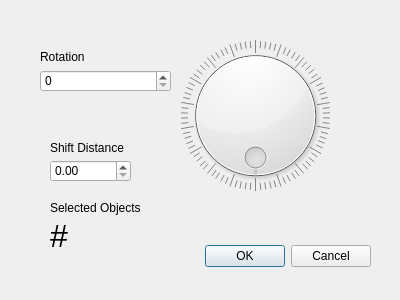
<?xml version="1.0" encoding="UTF-8"?>
<ui version="4.0">
 <class>AdjustDuplicatePointsDialogBase</class>
 <widget class="QDialog" name="AdjustDuplicatePointsDialogBase">
  <property name="geometry">
   <rect>
    <x>0</x>
    <y>0</y>
    <width>400</width>
    <height>300</height>
   </rect>
  </property>
  <property name="windowTitle">
   <string>Adjust Duplicate Points</string>
  </property>
  <widget class="QDialogButtonBox" name="button_box">
   <property name="geometry">
    <rect>
     <x>30</x>
     <y>240</y>
     <width>341</width>
     <height>32</height>
    </rect>
   </property>
   <property name="orientation">
    <enum>Qt::Horizontal</enum>
   </property>
   <property name="standardButtons">
    <set>QDialogButtonBox::Cancel|QDialogButtonBox::Ok</set>
   </property>
  </widget>
  <widget class="QDial" name="dial">
   <property name="geometry">
    <rect>
     <x>170</x>
     <y>40</y>
     <width>171</width>
     <height>151</height>
    </rect>
   </property>
   <property name="cursor">
    <cursorShape>ClosedHandCursor</cursorShape>
   </property>
   <property name="maximum">
    <number>360</number>
   </property>
   <property name="value">
    <number>0</number>
   </property>
   <property name="sliderPosition">
    <number>0</number>
   </property>
   <property name="orientation">
    <enum>Qt::Vertical</enum>
   </property>
   <property name="invertedAppearance">
    <bool>true</bool>
   </property>
   <property name="invertedControls">
    <bool>false</bool>
   </property>
   <property name="wrapping">
    <bool>true</bool>
   </property>
   <property name="notchesVisible">
    <bool>true</bool>
   </property>
  </widget>
  <widget class="QSpinBox" name="spinBox">
   <property name="geometry">
    <rect>
     <x>40</x>
     <y>70</y>
     <width>131</width>
     <height>22</height>
    </rect>
   </property>
   <property name="maximum">
    <number>360</number>
   </property>
  </widget>
  <widget class="QLabel" name="label">
   <property name="geometry">
    <rect>
     <x>40</x>
     <y>50</y>
     <width>47</width>
     <height>13</height>
    </rect>
   </property>
   <property name="text">
    <string>Rotation</string>
   </property>
  </widget>
  <widget class="QLabel" name="label_2">
   <property name="geometry">
    <rect>
     <x>50</x>
     <y>140</y>
     <width>81</width>
     <height>16</height>
    </rect>
   </property>
   <property name="text">
    <string>Shift Distance</string>
   </property>
  </widget>
  <widget class="QDoubleSpinBox" name="shiftdoubleSpinBox">
   <property name="geometry">
    <rect>
     <x>50</x>
     <y>160</y>
     <width>81</width>
     <height>22</height>
    </rect>
   </property>
  </widget>
  <widget class="QLabel" name="label_3">
   <property name="geometry">
    <rect>
     <x>50</x>
     <y>200</y>
     <width>101</width>
     <height>16</height>
    </rect>
   </property>
   <property name="text">
    <string>Selected Objects</string>
   </property>
  </widget>
  <widget class="QLabel" name="num_selected_objects">
   <property name="geometry">
    <rect>
     <x>50</x>
     <y>220</y>
     <width>61</width>
     <height>31</height>
    </rect>
   </property>
   <property name="font">
    <font>
     <pointsize>24</pointsize>
    </font>
   </property>
   <property name="text">
    <string>#</string>
   </property>
  </widget>
 </widget>
 <resources/>
 <connections>
  <connection>
   <sender>button_box</sender>
   <signal>accepted()</signal>
   <receiver>AdjustDuplicatePointsDialogBase</receiver>
   <slot>accept()</slot>
   <hints>
    <hint type="sourcelabel">
     <x>20</x>
     <y>20</y>
    </hint>
    <hint type="destinationlabel">
     <x>20</x>
     <y>20</y>
    </hint>
   </hints>
  </connection>
  <connection>
   <sender>button_box</sender>
   <signal>rejected()</signal>
   <receiver>AdjustDuplicatePointsDialogBase</receiver>
   <slot>reject()</slot>
   <hints>
    <hint type="sourcelabel">
     <x>20</x>
     <y>20</y>
    </hint>
    <hint type="destinationlabel">
     <x>20</x>
     <y>20</y>
    </hint>
   </hints>
  </connection>
 </connections>
</ui>
